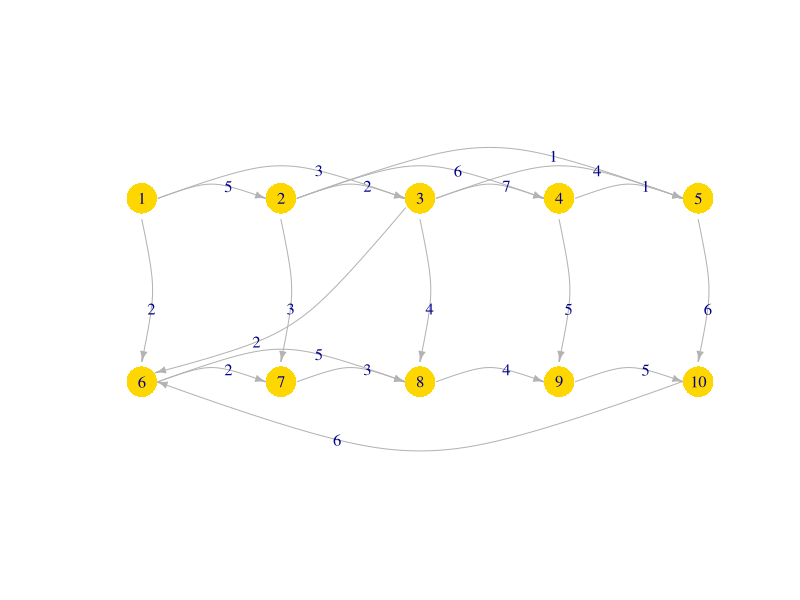

This chart was generated by the following R code:
## ---- chunk 1
#| fig-width: 9
#| fig-height: 4.5
#| out-width: "95%"
#| message: false
library(igraph)
edges <- data.frame(
  from   = c(1, 1, 2, 2, 3, 3, 4, 1, 2, 3, 4, 5, 6, 7, 8, 9, 10, 6, 2, 3),
  to     = c(2, 3, 3, 4, 4, 5, 5, 6, 7, 8, 9, 10, 7, 8, 9, 10, 6, 8, 5, 6),
  weight = c(5, 3, 2, 6, 7, 4, 1, 2, 3, 4, 5, 6, 2, 3, 4, 5, 6, 5, 1, 2))
graph <- graph_from_data_frame(edges, directed = TRUE)

# two-row layout: vertices 1-5 on top, 6-10 directly below
v <- as.integer(V(graph)$name)
lay <- cbind(ifelse(v <= 5, v - 1, v - 6), ifelse(v <= 5, 1, 0))
# curving the edges lifts each skip edge off the vertices it would otherwise pass
# through; rescale = FALSE keeps the wide two-row shape, which igraph would
# otherwise stretch to a square and so lengthen the rungs
plot(graph, layout = lay, rescale = FALSE, asp = 0,
     xlim = c(-0.25, 4.25), ylim = c(-0.55, 1.55),
     edge.curved = 0.3, edge.label = edges$weight, edge.arrow.size = 0.5,
     vertex.size = 22, vertex.color = "gold", vertex.frame.color = NA,
     edge.color = "#B3B3B3")
